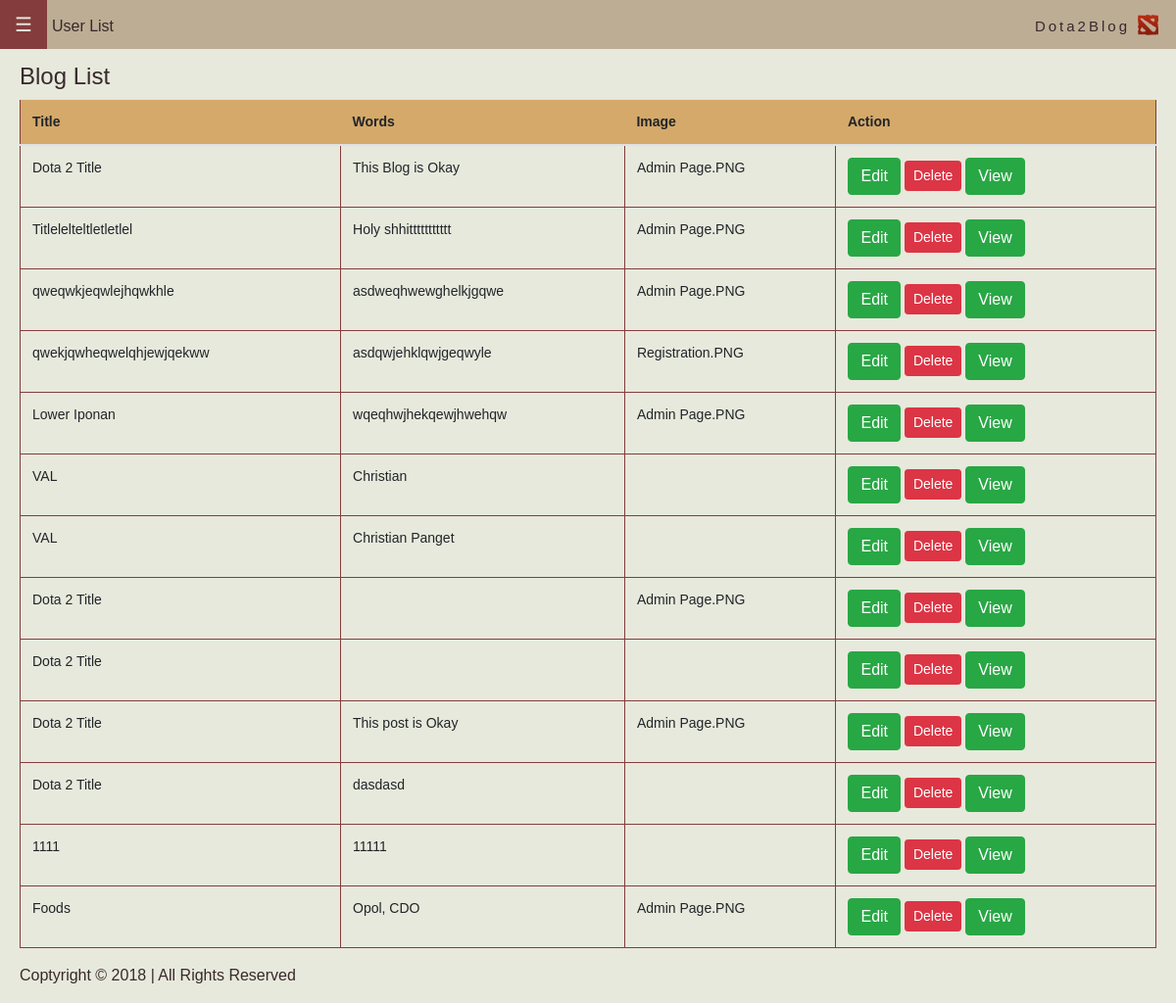
The app's page /index.php/controller/blog_list with its own data.
### tables this page shows
CREATE TABLE `blog` (
  `id` int(11) NOT NULL,
  `words` longtext,
  `image` varchar(255) NOT NULL,
  `Title` varchar(255) NOT NULL
);

### application/controllers/controller.php (called while the page is built, shortened)
<?php
class controller extends CI_Controller {
	public function blog_list()
	{
		$this->load->database();
		$this->load->model('user_model');
		$data  = array('users' => $this->user_model->view_all());
		$this->load->view('templates/admin/header');
		$this->load->view('templates/admin/nav.php');
		$this->load->view('users/admin_page_user',$data);
		$this->load->view('templates/admin/footer');
	}
}

### index.php (called while the page is built, shortened)
<?php
require_once BASEPATH.'core/CodeIgniter.php';

### application/models/user_model.php (called while the page is built, shortened)
<?php
	class User_model extends CI_Model {
		public function view_all(){
			 $this->db->select('id,words,image,Title');
			$result    =  $this->db->get('blog');
			return $result->result_array();
		 }
	}

### application/views/users/admin_page_user.php (the view, shortened to what this page needs)
  <div class="margin">
<h4> Blog List </h4>
  <table class="table user-list-table table-hover">
    <thead>
      <tr>
        <th>Title</th>
        <th>Words</th>
        <th>Image</th>
        <th>Action</th>
      </tr>
    </thead>
    <tbody>
      <?php foreach($users as $user): ;?>
      <tr >
        <td ><?php echo $user['Title']; ?></td>
        <td ><?php echo substr($user['words'],0,20); ?></td>
        <td ><?php echo substr($user['image'],0,20); ?></td>
        <td>
             <a href="<?php echo base_url('controller/edit');?>/<?php echo $user['id']; ?>" class="button btn btn-success" > Edit</a>
               <a href="<?php echo base_url('controller/delete');?>/<?php echo $user['id']; ?>"  class="btn btn-danger btn-sm" onclick="return confirm('Are you sure you want to delete # <?php echo$user['id'] ?>?');">Delete</a>
                 <a href="<?php echo base_url('controller/comment');?>/<?php echo $user['id']; ?>" class="button btn btn-success"> View </a>
      </td>
      </tr>
        <?php endforeach; ?>
    </tbody>
  </table>

### assets/css/admin/style.css (style rules this page uses)
body { color: rgb(56,41,44); background-color: rgb(231,233,220); font-family: Verdana, Geneva, sans-serif; }
.margin { margin: 14px 20px 0px 20px; }
.user-list-table td { border-color: rgb(132,60,61); border-style: solid; border-width: 1px; }
.user-list-table thead { background-color: rgb(213,169,106); border-color: rgb(132,60,61); border-style: solid; border-width: 1px; }
.user-list-table { font-size: 14px }

### records on screen
blog: Title "Dota 2 Title", words "This Blog is Okay", image "Admin Page.PNG"
blog: Title "Titlelelteltletletlel", words "Holy shhittttttttttt", image "Admin Page.PNG"
blog: Title "qweqwkjeqwlejhqwkhle", words "asdweqhwewghelkjgqwe", image "Admin Page.PNG"
blog: Title "qwekjqwheqwelqhjewjqekww", words "asdqwjehklqwjgeqwyle", image "Registration.PNG"
blog: Title "Lower Iponan", words "wqeqhwjhekqewjhwehqw", image "Admin Page.PNG"
blog: Title "VAL", words "Christian"
blog: Title "VAL", words "Christian Panget"
blog: Title "Dota 2 Title", image "Admin Page.PNG"
blog: Title "Dota 2 Title"
blog: Title "Dota 2 Title", words "This post is Okay", image "Admin Page.PNG"
blog: Title "Dota 2 Title", words "dasdasd"
blog: Title "1111", words "11111"
blog: Title "Foods", words "Opol, CDO", image "Admin Page.PNG"
